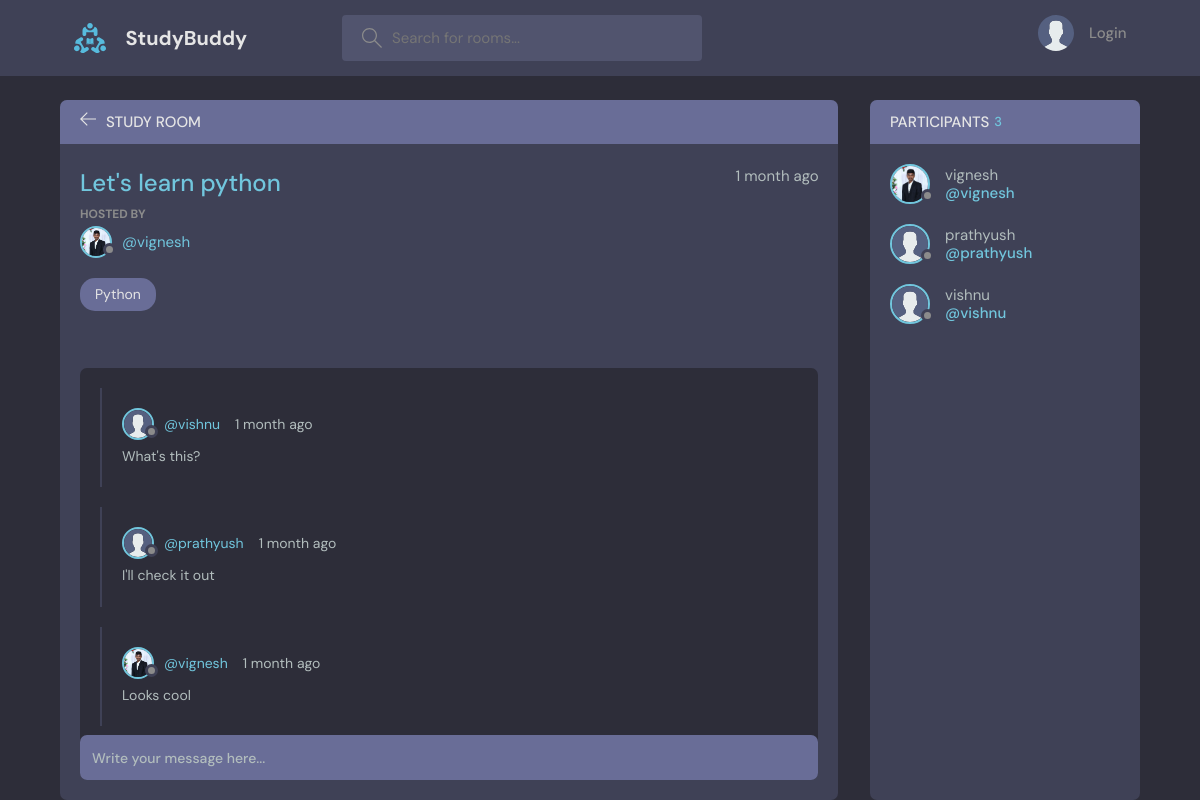
/room/1, run on the app's committed database.
### base/models.py (models this page shows, shortened)
class Room(models.Model):
    host = models.ForeignKey(User, on_delete=models.SET_NULL, null=True)
    topic = models.ForeignKey(Topic, on_delete=models.SET_NULL, null=True)
    name = models.CharField(max_length=200)
    description = models.TextField(null=True, blank=True)
    participants = models.ManyToManyField(
        User, related_name='participants', blank=True)
    updated = models.DateTimeField(auto_now=True)
    created = models.DateTimeField(auto_now_add=True)
    class Meta:
        ordering = ['-updated', '-created']

class User(AbstractUser):
    name = models.CharField(max_length=200, null=True)
    email = models.EmailField(unique=True, null=True)
    bio = models.TextField(unique=True, null=True)
    avatar = models.ImageField(null=True, default="avatar.svg")
    USERNAME_FIELD = 'email'
    REQUIRED_FIELDS = []

class Topic(models.Model):
      name = models.CharField(max_length=200)
      def __str__(self):
           return self.name

class Message(models.Model):
    user = models.ForeignKey(User, on_delete=models.CASCADE)
    room = models.ForeignKey(Room, on_delete=models.CASCADE)
    body = models.TextField()
    updated = models.DateTimeField(auto_now=True)
    created = models.DateTimeField(auto_now_add=True)
    class Meta:
        ordering = ['-updated', '-created']

### base/views.py (the view, shortened to what this page needs)
# urls.py: path('room/<str:pk>', views.room, name="room"),
def room(request, pk):
    room = Room.objects.get(id=pk)
    room_messages = room.message_set.all()# type: ignore
    participants = room.participants.all()
    context = {'room' : room, 'room_messages': room_messages,
               'participants': participants}
    print(room.name)
    return render(request, 'base/room.html', context)

### base/templates/base/room.html (shortened to what this page needs)
{% extends 'main.html' %} {% block content %}
<main class="profile-page layout layout--2">
  <div class="container">
    <div class="room">
      <div class="room__top">
        <div class="room__topLeft">
          <a href="{% url 'home' %}">
            <svg
              version="1.1"
              xmlns="http://www.w3.org/2000/svg"
              width="32"
              height="32"
              viewBox="0 0 32 32"
            >
              <title>arrow-left</title>
              <path
                d="M13.723 2.286l-13.723 13.714 13.719 13.714 1.616-1.611-10.96-10.96h27.625v-2.286h-27.625l10.965-10.965-1.616-1.607z"
              ></path>
            </svg>
          </a>
          <h3>Study Room</h3>
        </div>
      </div>
      <div class="room__box scroll">
        <div class="room__header scroll">
          <div class="room__info">
            <h3>{{room.name}}</h3>
            <span>{{room.created|timesince}} ago</span>
          </div>
          <div class="room__hosted">
            <p>Hosted By</p>
            <a
              href="{% url 'user-profile' room.host.id %}"
              class="room__author"
            >
              <div class="avatar avatar--small">
                <img src="{{room.host.avatar.url}}" />
              </div>
              <span>@{{room.host.username}}</span>
            </a>
          </div>
          <span class="room__topics">{{room.topic}}</span>
        </div>
        <div class="room__conversation">
          <div class="threads scroll">
            {% for message in room_messages %}
            <div class="thread">
              <div class="thread__top">
                <div class="thread__author">
                  <a
                    href="{% url 'user-profile' message.user.id %}"
                    class="thread__authorInfo"
                  >
                    <div class="avatar avatar--small">
                      <img src="{{message.user.avatar.url}}" />
                    </div>
                    <span>@{{message.user.username}}</span>
                  </a>
                  <span class="thread__date"
                    >{{message.created|timesince}} ago</span
                  >
                </div>
              </div>
              <div class="thread__details">{{message.body}}</div>
            </div>
            {% endfor %}
          </div>
        </div>
      </div>
      <div class="room__message">
        <form action="" method="POST">
          <input name="body" placeholder="Write your message here..." />
        </form>
      </div>
    </div>
    <div class="participants">
      <h3 class="participants__top">
        Participants <span>{{participants.count}}</span>
      </h3>
      <div class="participants__list scroll">
        {% for user in participants %}
        <a href="{% url 'user-profile' user.id %}" class="participant">
          <div class="avatar avatar--medium">
            <img src="{{user.avatar.url}}" />
          </div>
          <p>
            {{user.username}}
            <span>@{{user.username}}</span>
          </p>
        </a>
        {% endfor %}
      </div>
    </div>
  </div>
</main>
{% endblock %}

### data on the page
Room: name "Let's learn python", created "1 month", host.avatar (picture), host.username "vignesh", topic "Python"
Message: user.avatar (placeholder picture), user.username "vishnu", created "1 month", body "What's this?"
Message: user.avatar (placeholder picture), user.username "prathyush", created "1 month", body "I'll check it out"
Message: user.avatar (picture), user.username "vignesh", created "1 month", body "Looks cool"
User: avatar (picture), username "vignesh"
User: avatar (placeholder picture), username "prathyush"
User: avatar (placeholder picture), username "vishnu"

### other printed values
{{ participants.count }} "3"
